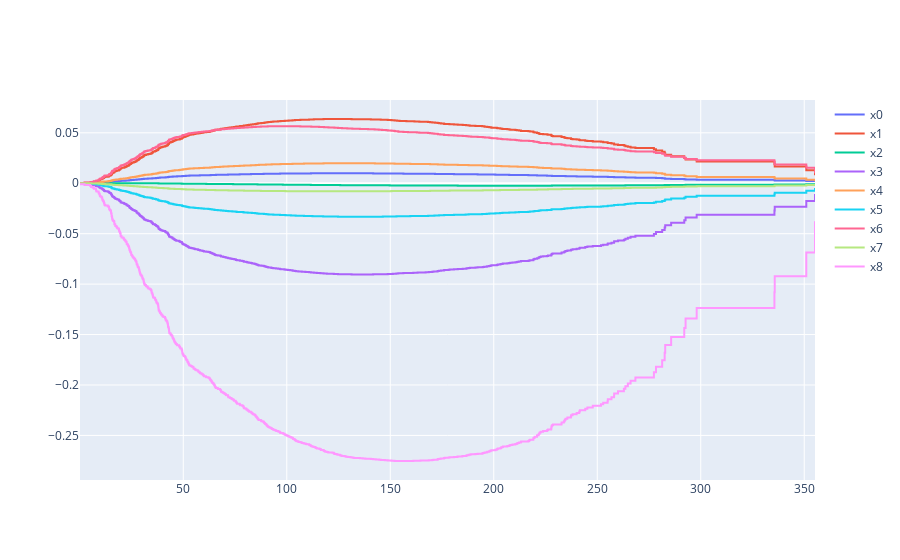

This figure's notebook cell:
### Markdown cell above
### Explanations

### Code cell
cph_expl = SurvShapExplainer(cph, x_train, y_train)
cph_expl0 = cph_expl(x_test.iloc[[0]]).iloc[0]
plot_expl(cph_expl0)

### Figure 1 — Plotly figure (JSON) as saved in the notebook; plotly's stock layout.template omitted (floating-point values rounded to 4 significant figures; data arrays with more than 128 entries replaced by an {"elided": "..."} marker saying what was removed)
{"data": [{"line": {"shape": "hv"}, "mode": "lines", "name": "x0", "type": "scatter", "x": {"elided": "1128 float values"}, "y": {"elided": "1128 float values"}}, {"line": {"shape": "hv"}, "mode": "lines", "name": "x1", "type": "scatter", "x": {"elided": "1128 float values"}, "y": {"elided": "1128 float values"}}, {"line": {"shape": "hv"}, "mode": "lines", "name": "x2", "type": "scatter", "x": {"elided": "1128 float values"}, "y": {"elided": "1128 float values"}}, {"line": {"shape": "hv"}, "mode": "lines", "name": "x3", "type": "scatter", "x": {"elided": "1128 float values"}, "y": {"elided": "1128 float values"}}, {"line": {"shape": "hv"}, "mode": "lines", "name": "x4", "type": "scatter", "x": {"elided": "1128 float values"}, "y": {"elided": "1128 float values"}}, {"line": {"shape": "hv"}, "mode": "lines", "name": "x5", "type": "scatter", "x": {"elided": "1128 float values"}, "y": {"elided": "1128 float values"}}, {"line": {"shape": "hv"}, "mode": "lines", "name": "x6", "type": "scatter", "x": {"elided": "1128 float values"}, "y": {"elided": "1128 float values"}}, {"line": {"shape": "hv"}, "mode": "lines", "name": "x7", "type": "scatter", "x": {"elided": "1128 float values"}, "y": {"elided": "1128 float values"}}, {"line": {"shape": "hv"}, "mode": "lines", "name": "x8", "type": "scatter", "x": {"elided": "1128 float values"}, "y": {"elided": "1128 float values"}}], "layout": {}}
